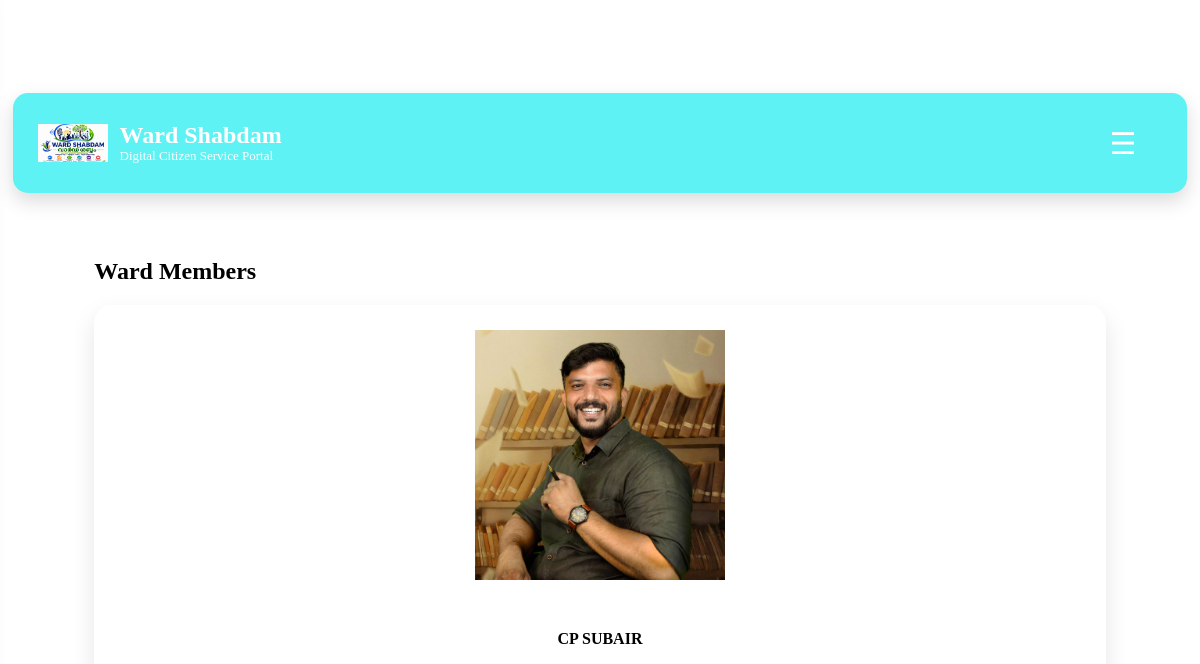
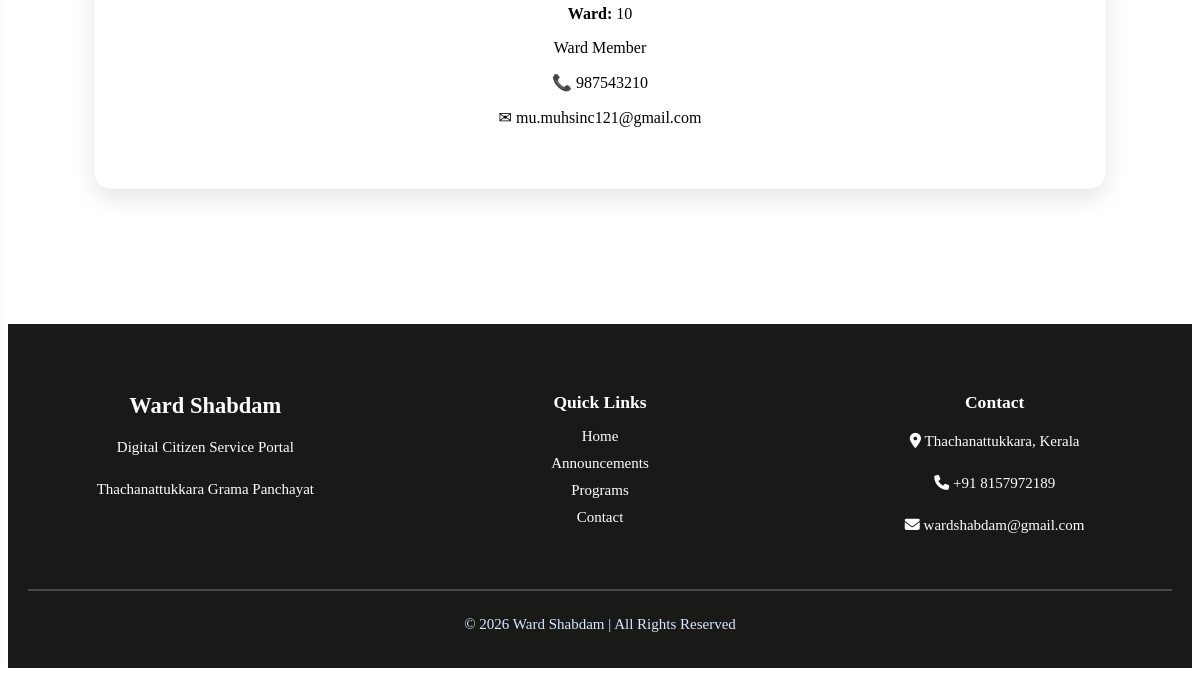
/ward-members, run on an earlier commit of the app's database (2 pictures, top to bottom).
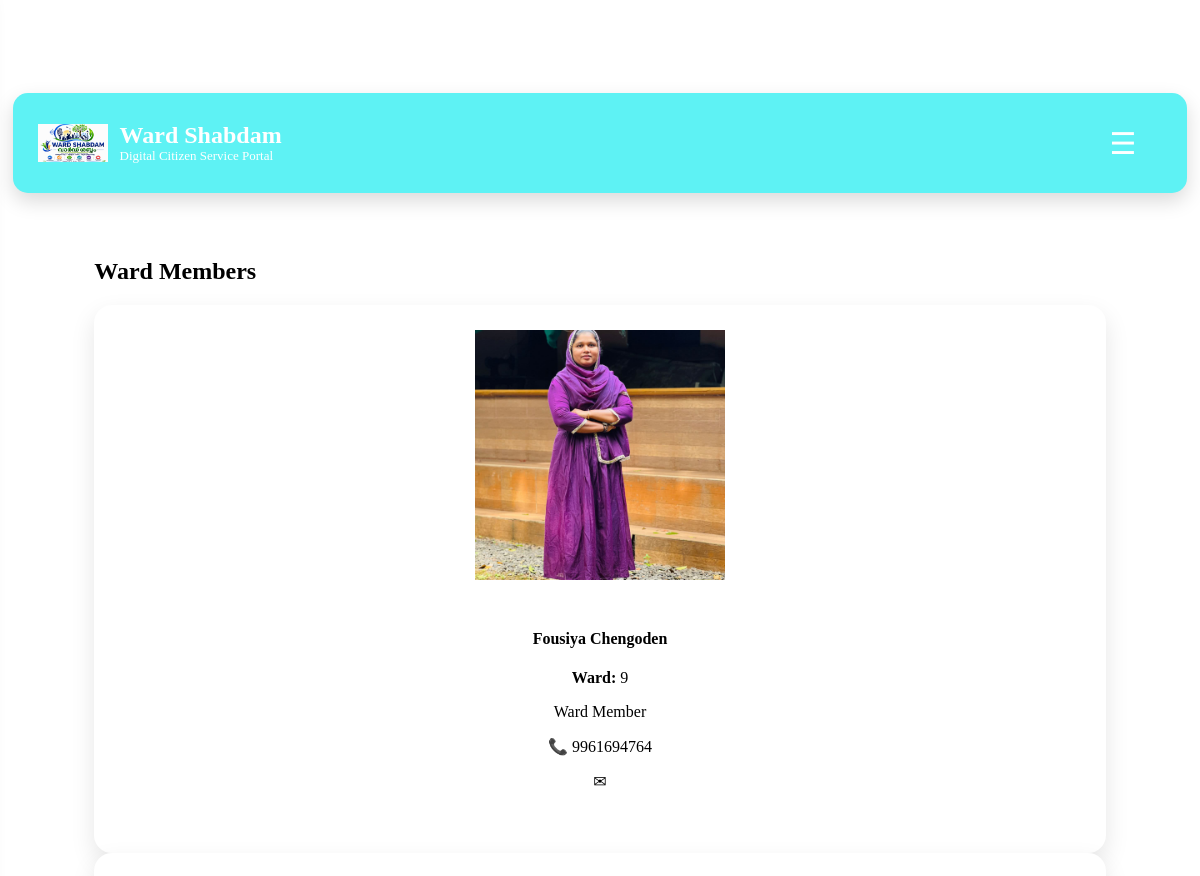
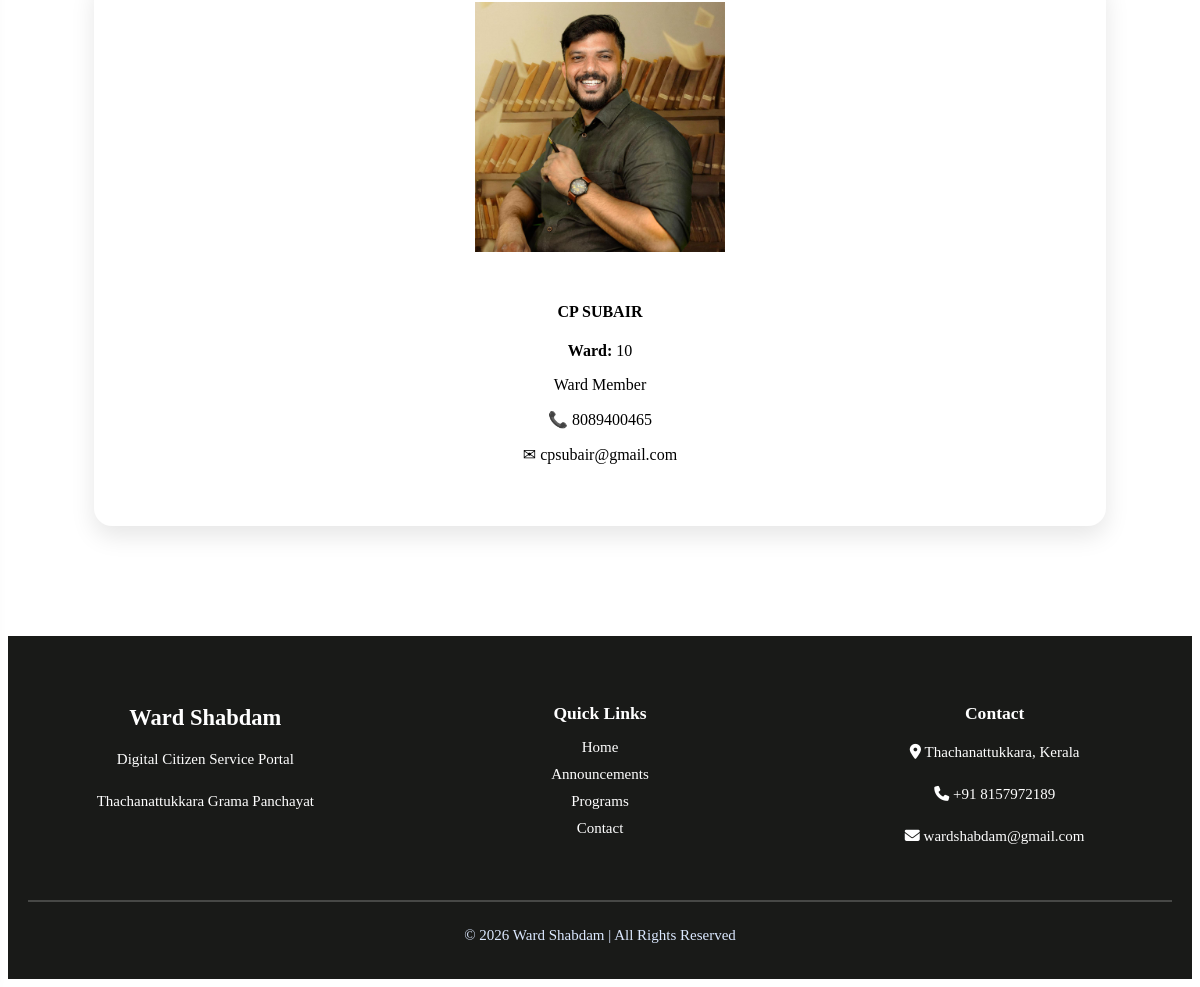
And on a later commit of the database (2 pictures, top to bottom).
### tables this page shows
CREATE TABLE ward_members (
    id INTEGER PRIMARY KEY AUTOINCREMENT,
    ward_no INTEGER NOT NULL,
    name TEXT NOT NULL,
    designation TEXT NOT NULL,
    phone TEXT NOT NULL,
    email TEXT,
    photo TEXT
, username TEXT, password TEXT);

### app.py (the view)
@app.route("/ward-members")
def ward_members():
    conn = sqlite3.connect("database/wardshabdam.db")
    conn.row_factory = sqlite3.Row
    cursor = conn.cursor()
    cursor.execute("""
        SELECT *
        FROM ward_members
        ORDER BY ward_no
    """)
    members = cursor.fetchall()
    conn.close()
    return render_template(
        "ward_members.html",
        members=members
    )

### app.py (called while the page is built, shortened)
@app.context_processor
def notification_context():
    if "citizen_id" not in session:
        return {"notification_count": 0}

### templates/ward_members.html (shortened to what this page needs)
{% extends "layout.html" %}
{% block content %}
<div class="container mt-5">
    <h2 class="text-center text-success mb-4">
        Ward Members
    </h2>
    <div class="row">
        {% for member in members %}
        <div class="col-md-4 mb-4">
            <div class="card shadow h-100">
                {% if member.photo %}
                <img src="{{ url_for('static', filename='uploads/' + member.photo) }}"
                     class="card-img-top"
                     style="height:250px; object-fit:cover;">
                {% endif %}
                <div class="card-body text-center">
                    <h4>{{ member.name }}</h4>
                    <p><strong>Ward:</strong> {{ member.ward_no }}</p>
                    <p>{{ member.designation }}</p>
                    <p>📞 {{ member.phone }}</p>
                    <p>✉ {{ member.email }}</p>
                </div>
            </div>
        </div>
        {% endfor %}
    </div>
</div>
{% endblock %}

### templates/layout.html (shortened to what this page needs)
<!DOCTYPE html>
<html lang="en">
<head>
    <link rel="stylesheet" href="{{ url_for('static', filename='css/style.css') }}">
    <link rel="stylesheet" href="{{ url_for('static', filename='css/hero.css') }}">
    <link rel="stylesheet" href="{{ url_for('static', filename='css/navbar.css') }}">
    <link rel="stylesheet" href="{{ url_for('static', filename='css/cards.css') }}">
    <link rel="stylesheet" href="{{ url_for('static', filename='css/announcement.css') }}">
    <link rel="stylesheet" href="{{ url_for('static', filename='css/report.css') }}">
    <link rel="stylesheet" href="{{ url_for('static', filename='css/admin.css') }}">
    <link rel="stylesheet" href="{{ url_for('static', filename='css/view.css') }}">
    <link rel="stylesheet" href="{{ url_for('static', filename='css/edit.css') }}">
    <link rel="stylesheet" href="{{ url_for('static', filename='css/register.css') }}">
    <link rel="stylesheet" href="{{ url_for('static', filename='css/change_password.css') }}">
    <link rel="stylesheet"
    href="https://cdnjs.cloudflare.com/ajax/libs/font-awesome/6.7.2/css/all.min.css">
    <link rel="stylesheet" href="{{ url_for('static', filename='css/services.css') }}">
    <link rel="stylesheet" href="{{ url_for('static', filename='css/dashboard.css') }}">
    <link rel="stylesheet" href="{{ url_for('static', filename='css/profile.css') }}">
    <link rel="stylesheet" href="{{ url_for('static', filename='css/change_password.css') }}">
    <link rel="stylesheet"
    href="{{ url_for('static', filename='css/mycomplaints.css') }}">
    <link rel="stylesheet"
    href="{{ url_for('static', filename='css/citizens.css') }}">
    <link rel="stylesheet" href="{{ url_for('static', filename='css/responsive.css') }}">
    <link rel="stylesheet"
    href="{{ url_for('static', filename='css/gallery.css') }}">
</head>
<body>
<div class="navbar">
 <header class="top-header">
    <div class="logo-section">
        <img src="{{ url_for('static', filename='images/logo.png') }}" class="logo">
        <div class="logo-text">
            <h2>Ward Shabdam</h2>
            <small>Digital Citizen Service Portal</small>
        </div>
    </div>
    <button class="menu-btn" onclick="openMenu()">
        ☰
    </button>
</header>
</div>
    <main>
        {% block content %}
        {% endblock %}
    </main>
<footer class="footer">
    <div class="footer-container">
        <div class="footer-about">
            <h2>Ward Shabdam</h2>
            <p>
                Digital Citizen Service Portal
            </p>
            <p>
                Thachanattukkara Grama Panchayat
            </p>
        </div>
        <div class="footer-links">
            <h3>Quick Links</h3>
            <a href="/">Home</a>
            <a href="/announcements">Announcements</a>
            <a href="/programs">Programs</a>
            <a href="/contact">Contact</a>
        </div>
        <div class="footer-contact">
            <h3>Contact</h3>
            <p>
                <i class="fa-solid fa-location-dot"></i>
                Thachanattukkara, Kerala
            </p>
            <p>
                <i class="fa-solid fa-phone"></i>
                +91 8157972189
            </p>
            <p>
                <i class="fa-solid fa-envelope"></i>
                wardshabdam@gmail.com
            </p>
        </div>
    </div>
    <hr>
    <p class="copyright">
        © 2026 Ward Shabdam |
        All Rights Reserved
    </p>
</footer>
</body>
</html>

### static/css/style.css (style rules this page uses)
.navbar { width:100%; background:transparent; display:flex; justify-content:center; align-items:center; padding:15px 0; }
.logo-section { display:flex; align-items:center; gap:12px; }
.logo { width:55px; height:55px; object-fit:contain; }
.logo-section h2 { margin:0; color:white; font-size:30px; }
.logo-section small { display:block; color:white; font-size:12px; }
.top-header { width:95%; max-width:1200px; display:flex; justify-content:space-between; align-items:center; background:#5ef2f4; padding:15px 25px; border-radius:15px; box-shadow:0 8px 20px rgba(0,0,0,.15); }
.logo-section { display:flex; align-items:center; flex:1; }
.logo { width:70px; height:70px; object-fit:contain; }
.logo-text h2 { margin:0; font-size:24px; line-height:1.1; }
.logo-text small { display:block; font-size:13px; }
.menu-btn { background:none; border:none; font-size:42px; color:white; margin-left:15px; flex-shrink:0; }
main { min-height:80vh; padding:30px; }
.footer { background:#111111; color:white; text-align:center; padding:25px; margin-top:50px; font-size:15px; }
.footer { background:#191a18; color:white; margin-top:80px; padding:50px 20px 20px; }
.footer-container { max-width:1200px; margin:auto; display:grid; grid-template-columns:repeat(auto-fit,minmax(250px,1fr)); gap:40px; }
.footer h2, .footer h3 { margin-bottom:15px; }
.footer p { margin-bottom:10px; line-height:1.8; }
.footer-links { display:flex; flex-direction:column; }
.footer-links a { color:white; text-decoration:none; margin-bottom:10px; transition:.3s; }
.footer hr { margin:40px 0 20px; border:1px solid rgba(255,255,255,.2); }
.copyright { text-align:center; color:#dbe8ff; }
.menu-btn { font-size:30px; color:white; background:none; border:none; cursor:pointer; margin-right:20px; }
.logo { display:flex; align-items:center; gap:15px; }
.logo-text h2 { color:white; margin:0; }
body { padding-top:70px; }

### static/css/admin.css (style rules this page uses)
.card { background:white; border-radius:18px; padding:25px; text-align:center; box-shadow:0 10px 25px rgba(0,0,0,.10); transition:.3s; }

### static/css/mycomplaints.css (style rules this page uses)
.card-body { padding:25px; }
.card-body p { margin-bottom:12px; }

### static/css/gallery.css (style rules this page uses)
.container { width:90%; margin:auto; }

What changed in the data, as far as the page shows it:
added ward_members: photo (picture), name "Fousiya Chengoden", ward_no "9", designation "Ward Member", phone "9961694764"
changed ward_members "CP SUBAIR": phone "987543210" → "8089400465"; email "mu.muhsinc121@gmail.com" → "cpsubair@gmail.com"
